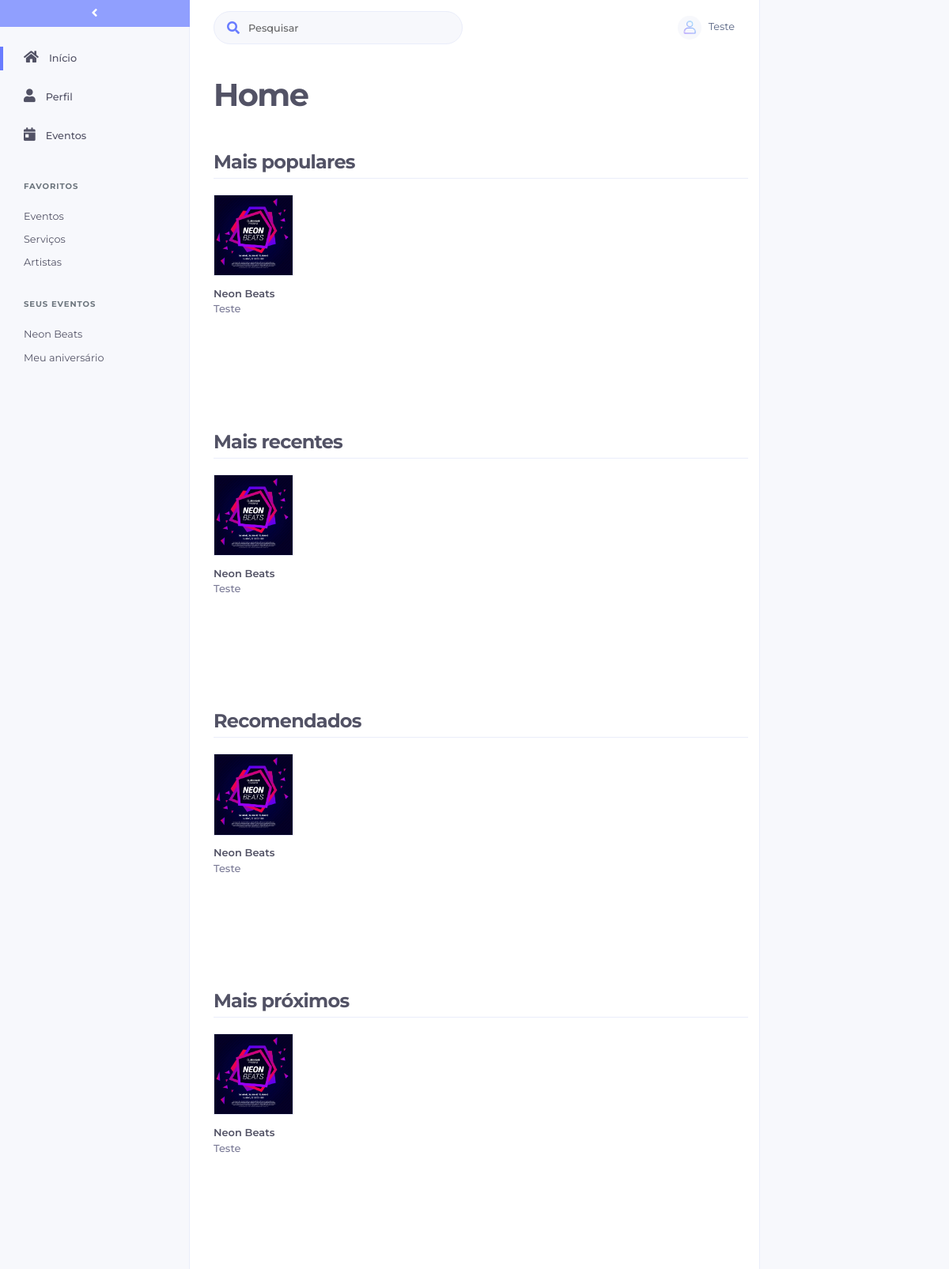
The app's page /view/home.php (signed in), older data.
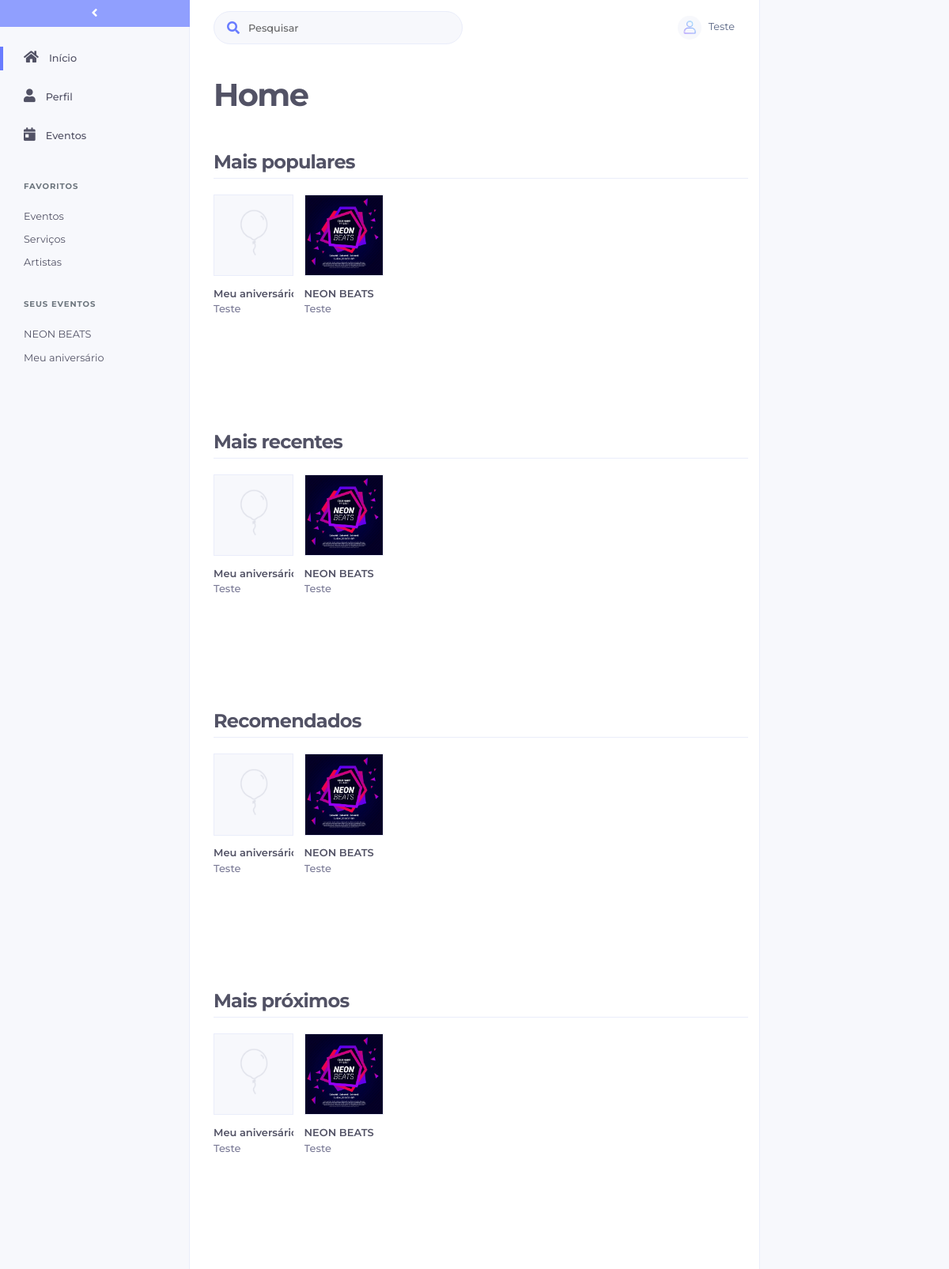
The same page, newer data.
### tables this page shows
CREATE TABLE `eventos` (
  `id` bigint(20) UNSIGNED NOT NULL,
  `idUsuario` bigint(20) NOT NULL,
  `nome` varchar(191) NOT NULL,
  `descricao` varchar(2000) DEFAULT NULL,
  `idEstabelecimento` int(11) DEFAULT '0',
  `status` int(11) NOT NULL DEFAULT '0',
  `imagem` varchar(100) NOT NULL DEFAULT 'no-image.png'
);

CREATE TABLE `usuario` (
  `id` bigint(20) NOT NULL,
  `nome` varchar(100) NOT NULL,
  `email` varchar(200) NOT NULL,
  `senha` varchar(20) NOT NULL,
  `tipo` char(1) NOT NULL,
  `cnpj` char(14) DEFAULT NULL,
  `telefone` bigint(20) DEFAULT NULL,
  `idCategoria` int(11) DEFAULT NULL,
  `imagem` varchar(200) NOT NULL DEFAULT 'no-image.png'
);

### autoload.php (called while the page is built, shortened)
<?php
function autoload($classe)
{
    $classe = lcfirst($classe);
    $classe2 = lcfirst(substr($classe, 0,8));
    $classe3 = lcfirst(substr($classe, 8));
    $classe4 = lcfirst(substr($classe, 0,6));
    $classe5 = lcfirst(substr($classe, 6));
    $classe6 = lcfirst(substr($classe, 8,6));
    $classe7 = lcfirst(substr($classe, 14));
}

### modelo/database.class.php (called while the page is built, shortened)
<?php
include_once '../autoload.php';
class Database{
    protected static $conn;
    private function __construct()
    {
        try
        {
            self::$conn = new PDO("mysql:host=". Config::HOST_NAME."; dbname=".Config::DATABASE_NAME, Config::DATABASE_USER_NAME, Config::DATABASE_PASSWORD);
            self::$conn->setAttribute(PDO::ATTR_ERRMODE, PDO::ERRMODE_EXCEPTION);
            self::$conn->exec('SET NAMES utf8');
        }
        catch (PDOException $e)
        {
            $email = new Email();
            die("Connection Error: " . $e->getMessage());
        }
    }
    public static function conectar()
    {
        return self::$conn;
    }
    public static function desconectar()
    {
        if (self::$conn)
        {
            self::$conn = null;
        }
    }
}

### controle/controle.evento.class.php (called while the page is built, shortened)
<?php
class ControleEvento extends ControleBase {
    private $evento;
    public function __construct() {
        $this->evento = new Evento();
    }
    public function controleAcao($acao,$param=null,$param2=null){
        switch ($acao) {
            default:
                return parent::controleAcao($acao,$param,$param2);
                break;
        }
    }
    protected function listarTodos($param=null, $param2){
        return $this->evento->listarTodos($param, $param2);
    }
}

### modelo/evento.class.php (called while the page is built, shortened)
<?php
class Evento implements ibaseModelo{
    private $id;
    private $nome;
    private $conn;
    public function getId() {
        return $this->id;
    }
    public function getNome() {
        return $this->nome;
    }
    public function __construct() {
        $this->conn = Database::conectar();
    }
    public function listarTodos($nome=null, $idUsuario){
        try{
            if(!is_null($nome)){
                $query="SELECT id,nome,descricao,idEstabelecimento,status,idUsuario,imagem FROM eventos WHERE idUsuario = :idUsuario AND nome LIKE :nome";
            }else{
                $query="SELECT id,nome,descricao,idEstabelecimento,status,idUsuario,imagem FROM eventos WHERE idUsuario = :idUsuario";
            }
            $this->stmt= $this->conn->prepare($query);
            if(!is_null($nome))$this->stmt->bindValue(':nome', '%'.$nome.'%', PDO::PARAM_STR);
            if(!is_null($idUsuario))$this->stmt->bindValue(':idUsuario', $idUsuario, PDO::PARAM_STR);
            if($this->stmt->execute()){
                $eventos = $this->stmt->fetchAll(PDO::FETCH_CLASS,"Evento");
            }
            return $eventos;
        } catch(PDOException $e) {
            echo "<div class='alert alert-danger'>".$e->getMessage()."</div>";
            return null;
        }
    }
}

### controle/controle.base.class.php (called while the page is built, shortened)
<?php
abstract class ControleBase {
    public function controleAcao($acao,$param=null, $param2=null) {
        switch ($acao) {
             case "listarTodos":
                return $this->listarTodos($param, $param2);
                break;
            case "listarUnico":
                return $this->listarUnico($param);
                break;
        }
    }
}
?>

### controle/controle.evento.publicado.class.php (called while the page is built, shortened)
<?php
class ControleEventoPublicado extends ControleBase {
    private $evento;
    public function __construct() {
        $this->evento = new EventoPublicado();
    }
    public function controleAcao($acao,$param=null,$param2=null){
        switch ($acao) {
            default:
                return parent::controleAcao($acao,$param,$param2);
                break;
        }
    }
    protected function listarTodos($param=null, $param2){
        return $this->evento->listarTodos($param, $param2);
    }
}

### modelo/evento.publicado.class.php (called while the page is built, shortened)
<?php
class EventoPublicado implements ibaseModelo{
    private $id;
    private $nome;
    private $idUsuario;
    private $imagem;
    private $conn;
    public function getId() {
        return $this->id;
    }
    public function getNome() {
        return $this->nome;
    }
    public function getIdUsuario() {
        return $this->idUsuario;
    }
    public function getImagem() {
        return $this->imagem;
    }
    public function __construct() {
        $this->conn = Database::conectar();
    }
    public function listarTodos($nome=null, $idUsuario){
        try{
            if(!is_null($nome)){
                $query="SELECT id,nome,descricao,status,idUsuario,imagem FROM eventos WHERE status = :status AND nome LIKE :nome";
            }else{
                $query="SELECT id,nome,descricao,status,idUsuario,imagem FROM eventos WHERE status = :status";
            }
            $this->stmt= $this->conn->prepare($query);
            $this->stmt->bindValue(':status', 1, PDO::PARAM_INT);
            if($this->stmt->execute()){
                $eventos = $this->stmt->fetchAll(PDO::FETCH_CLASS,"EventoPublicado");
            }
            return $eventos;
        } catch(PDOException $e) {
            echo "<div class='alert alert-danger'>".$e->getMessage()."</div>";
            return null;
        }
    }
}

### controle/controle.organizador.class.php (called while the page is built, shortened)
<?php
class ControleOrganizador extends ControleBase {
    private $organizador;
    public function __construct() {
        $this->organizador = new Organizador();
    }
    public function controleAcao($acao,$param=null,$param2=null){
        switch ($acao) {
            default:
                return parent::controleAcao($acao,$param,$param2);
                break;
        }
    }
    protected function listarUnico($param){
        return $this->organizador->listarUnico($param);
    }
}

### modelo/organizador.class.php (called while the page is built, shortened)
<?php
class Organizador implements ibaseModelo{
    private $nome;
    private $conn;
    public function getNome() {
        return $this->nome;
    }
    public function __construct() {
        $this->conn = Database::conectar();
    }
    public function listarUnico($id){
        try{
            $query="SELECT id, nome, email, senha, imagem FROM usuario WHERE id=:id";
            $this->stmt= $this->conn->prepare($query);
            $this->stmt->bindValue(':id', $id, PDO::PARAM_INT);
            if($this->stmt->execute()){
                $organizador = $this->stmt->fetchAll(PDO::FETCH_CLASS,"Organizador");
            }
            return $organizador[0];
        } catch(PDOException $e) {
            echo "<div class='alert alert-danger'>".$e->getMessage()."</div>";
            return null;
        }
    }
}

### view/home.php (the view, shortened to what the changed rows need)
<?php
	include_once '../autoload.php';
	$eventoControle = new ControleEventoPublicado();
	$eventosPublicados = array();
	if(isset($_GET['procure'])){
		$eventosPublicados = $eventoControle->controleAcao("listarTodos", $_GET['procure']);
	}else{
		$eventosPublicados = $eventoControle->controleAcao("listarTodos");
	}
	$usuarioControle = new ControleOrganizador();
?>
<!DOCTYPE html>
<html>
<?php
include_once('include/head.php');
?>
<body>
    <div class="wrapper">
    	<?php
    	include_once('include/sidebar.php');
    	?>
    	<div id="page">
			<div id="eventos">
			<div id="mais-populares" style="white-space: nowrap; overflow: auto; margin-bottom: 100px;">
				<?php
					if(!empty($eventosPublicados)){
						foreach (array_reverse($eventosPublicados) as $ev) {
							$usuarioUnico = $usuarioControle->controleAcao('listarUnico', $ev->getIdUsuario());
							echo "<div class='content photo' style='float: none; margin-right: 2%;'>
					<div class='card' data-id=".$ev->getId().">
					<img class='card-img-top' src='img/imagens_evento/".$ev->getImagem()."' alt='Card image cap'>
					<div class='card-body'>
						<h5 class='card-title'>".$ev->getNome()."</h5>
						<h5 class='card-title' style='font-weight: 500; color: rgba(50, 50, 93, 0.65);'>".$usuarioUnico->getNome()."</h5>
					</div>
					</div>
				</div>";
						}
					}
				?>
			</div>
			<div id="mais-recentes" style="white-space: nowrap; overflow: auto; margin-bottom: 100px;">
				<?php
					if(!empty($eventosPublicados)){
						foreach (array_reverse($eventosPublicados) as $ev) {
							$usuarioUnico = $usuarioControle->controleAcao('listarUnico', $ev->getIdUsuario());
							echo "<div class='content photo' style='float: none; margin-right: 2%;'>
					<div class='card' data-id=".$ev->getId().">
					<img class='card-img-top' src='img/imagens_evento/".$ev->getImagem()."' alt='Card image cap'>
					<div class='card-body'>
						<h5 class='card-title'>".$ev->getNome()."</h5>
						<h5 class='card-title' style='font-weight: 500; color: rgba(50, 50, 93, 0.65);'>".$usuarioUnico->getNome()."</h5>
					</div>
					</div>
				</div>";
						}
					}
				?>
			</div>
			<div id="recomendados" style="white-space: nowrap; overflow: auto; margin-bottom: 100px;">
				<?php
					if(!empty($eventosPublicados)){
						foreach (array_reverse($eventosPublicados) as $ev) {
							$usuarioUnico = $usuarioControle->controleAcao('listarUnico', $ev->getIdUsuario());
							echo "<div class='content photo' style='float: none; margin-right: 2%;'>
					<div class='card' data-id=".$ev->getId().">
					<img class='card-img-top' src='img/imagens_evento/".$ev->getImagem()."' alt='Card image cap'>
					<div class='card-body'>
						<h5 class='card-title'>".$ev->getNome()."</h5>
						<h5 class='card-title' style='font-weight: 500; color: rgba(50, 50, 93, 0.65);'>".$usuarioUnico->getNome()."</h5>
					</div>
					</div>
				</div>";
						}
					}
				?>
			</div>
			<div id="mais-proximos" style="white-space: nowrap; overflow: auto; margin-bottom: 100px;">
				<?php
					if(!empty($eventosPublicados)){
						foreach (array_reverse($eventosPublicados) as $ev) {
							$usuarioUnico = $usuarioControle->controleAcao('listarUnico', $ev->getIdUsuario());
							echo "<div class='content photo' style='float: none; margin-right: 2%;'>
					<div class='card' data-id=".$ev->getId().">
					<img class='card-img-top' src='img/imagens_evento/".$ev->getImagem()."' alt='Card image cap'>
					<div class='card-body'>
						<h5 class='card-title'>".$ev->getNome()."</h5>
						<h5 class='card-title' style='font-weight: 500; color: rgba(50, 50, 93, 0.65);'>".$usuarioUnico->getNome()."</h5>
					</div>
					</div>
				</div>";
						}
					}
				?>
			</div>
			</div>
			</div>
    </div>
</body>
</html>

### view/include/sidebar.php (shortened to what the changed rows need)
<?php
	if (isset($_SESSION['usuario'])) {
		$seusEventosControle = new ControleEvento();
		$seusEventos = array();
		$seusEventos = $seusEventosControle->controleAcao("listarTodos", '', $_SESSION['id']);
	}
?>
<nav id="sidebar">
            <ul class="list-unstyled components">
                <?php
                	if (isset($seusEventos)) {
                		foreach ($seusEventos as $sevs) {
                			$eventoSelecionado = '';
                			echo "<a href='form_evento.php?evento=".$sevs->getId()."' class='sidebar-evento ".$eventoSelecionado."'>
					<div class='paginaAtiva paginaAtiva-menor'></div>
					<li class='li-menor'>
                    	<div>".$sevs->getNome()."</div>
                	</li>
                </a>";
                		}
                	}
                ?>
            </ul>
        </nav>

Row changes from the older to the newer data that the page shows:
changed eventos: nome "Neon Beats" → "NEON BEATS"
now on one of the page's lists (row edited): eventos: nome "Meu…", idUsuario.nome "Teste"
